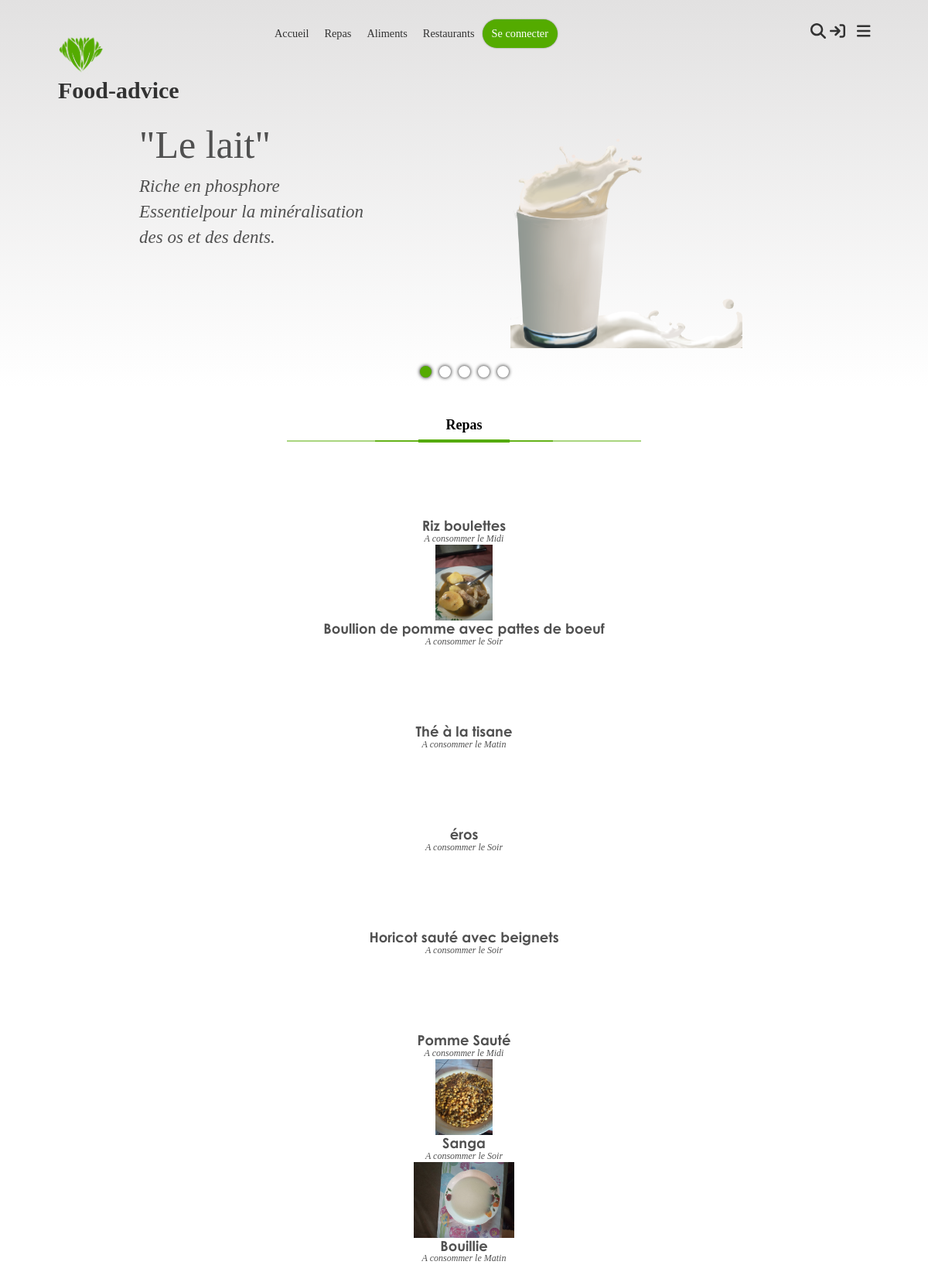
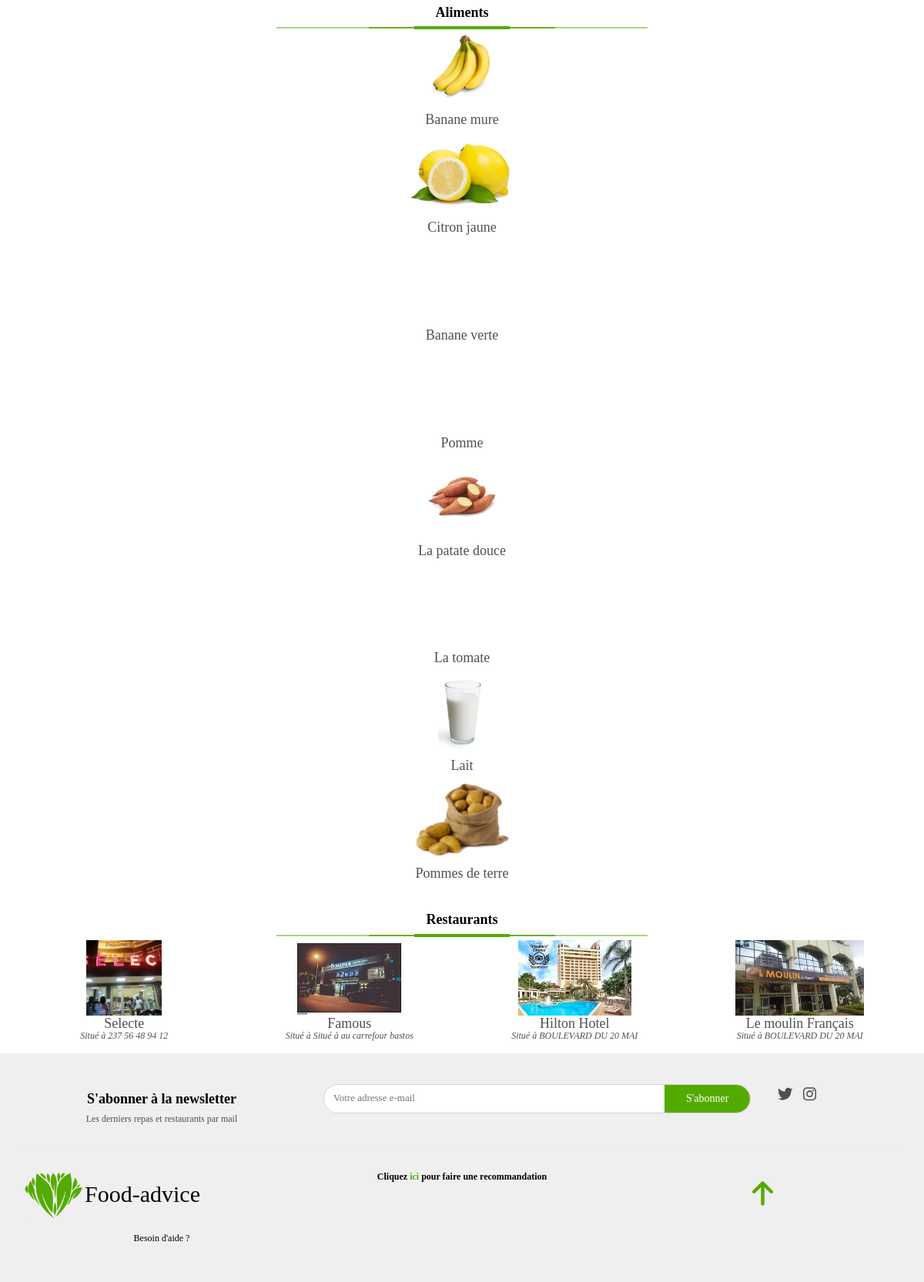
The page / on the database its author committed (2 pictures, top to bottom).
### app/models.py (models this page shows, shortened)
class Evaluable(Commentable):
    class Meta:
        abstract = True

class Repas(Evaluable):
    image = models.FileField(upload_to="static/images/repas/", validators=[FileExtensionValidator(allowed_extensions=IMAGE_EXTENSIONS)])
    momentJournee = models.IntegerField(choices=MOMENTS_JOURNEE, null=True, blank = True, verbose_name="Moment de la journée", help_text="Moment habituel de consommation de ce repas")
    origine = models.ForeignKey(OrigineRepas, models.CASCADE, null=True, blank=True)

class Commentable(models.Model):
    class Meta:
        abstract = True
    nom = models.CharField(max_length=50, unique=True)
    description = models.TextField(null=True, blank=True)
    image = models.FileField()
    approuve = models.BooleanField(default=False)
    contributeur = models.ForeignKey(Contributeur, models.CASCADE, null=True, blank=True)
    dateCreation = models.DateTimeField(auto_now=True)
    dateDerniereModification = models.DateTimeField(auto_now_add=True)

class Aliment(Commentable):
    uniteComptage = models.CharField(max_length=30, verbose_name="Unité de comptage", null=True, blank=True, help_text="Comment on compte l'aliment (ex:doigt pour une banane)")
    masseUnite = models.FloatField(verbose_name="Masse unité (g)", help_text="La masse en grammes d'un élément (ex: 120 pour la banage)")
    image = models.FileField(upload_to="static/images/aliments/", validators=[FileExtensionValidator(allowed_extensions=IMAGE_EXTENSIONS)])
    tauxProteines = models.FloatField(default=0, verbose_name="Taux de proteines", help_text="Taux de proteines dans 100g")
    tauxLipides = models.FloatField(default=0, verbose_name="Taux de lipides", help_text="Taux de lipides dans 100g")
    tauxGlucides = models.FloatField(default=0, verbose_name="Taux de glucides", help_text="Taux de glucides dans 100g")
    mineraux = models.CharField(max_length=255, null=True, blank=True, verbose_name="Mineraux", help_text="Motif : mineral1, minearl2, ...")
    vitamines = models.CharField(max_length=255, null=True, blank=True, verbose_name="Vitamines", help_text="Motif : vitamine1, vitamine2, ...")
    detailApports = models.TextField(null=True, blank=True, verbose_name="Détail des apports", help_text="Vertus de l'aliment")
    detailRisques = models.TextField(null=True, blank=True, verbose_name="Détail des risques", help_text="Problèmes liés à une consommation non suivie")
    type = models.ForeignKey(TypeAliment, models.CASCADE, verbose_name="Type")
    def calories(self):
        return round(((((self.tauxGlucides + self.tauxProteines) * 4) + (self.tauxLipides * 9)) * (self.masseUnite / 100)), 2)

class Restaurant(Evaluable):
    image = models.FileField(upload_to="static/images/restaurants/", validators=[FileExtensionValidator(allowed_extensions=IMAGE_EXTENSIONS)])
    adresse = models.CharField(max_length=100)
    repass = models.ManyToManyField(Repas, blank=True)

### app/views.py (the view)
# urls.py: path("", views.index, name="home"),
def index(request):
    maxElements = 8
    repass = Repas.objects.filter(approuve=True).order_by("dateDerniereModification")[0:maxElements]
    aliments = Aliment.objects.filter(approuve=True).order_by("dateDerniereModification")[0:maxElements]
    restaurants = Restaurant.objects.filter(approuve=True).order_by("dateDerniereModification")[0:maxElements]
    return render(request, template_name="home.html", context={
        "repass":repass,
        "aliments":aliments,
        "restaurants":restaurants
    })

### app/custom_tags_filters.py (called while the page is built)
@register.simple_tag
def css(filePath):
    return mark_safe('<link rel="stylesheet" type="text/css" href="'+settings.STATIC_URL+filePath+'"/>')

@register.simple_tag
def js(filePath):
    return mark_safe('<script type="text/javascript" src="'+settings.STATIC_URL+filePath+'"></script>')

### app/user_session.py (called while the page is built)
def isUserConnected(session):
    return session.__contains__("user_id")

def getUser(session) -> Contributeur:
    if isUserConnected(session):
        try:
            return Contributeur.objects.get(id=session["user_id"])
        except Contributeur.DoesNotExist:
            disconnectUser(session)
            return None
    else:
        return None

### context_processors.py (called while the page is built)
def globals(request):
    return {
        'appUser':getUser(request.session)
    }

### templates/home.html (shortened to what this page needs)
{% extends "base.html" %}
{% block styles %}
    {% css "css/home.css"%}
{% endblock %}
{% block header_background %}
<div id="slide">
    <div class="slide-element" style="background:linear-gradient(rgb(226, 225, 225),white)">
        <div class="slide-element-text">
            <h4>"Le lait"</h4>
            <p>
                Riche en phosphore <br>
                Essentielpour la minéralisation <br>des os et des dents.
            </p>
        </div>
        <img src="{% static 'images/fruits/lait.png' %}"/>
    </div>
    <div id="radios">
    </div>
 </div>
{% endblock %}
{%block body %}
<div class="container">
    <div class="elements-set" id="repas">
        <h4 class="title text-center">Repas</h4>
        {% include "components/_custom-line.html" %}
        <div class="row row-cols-3 row-cols-md-4 mt-3">
            {% include "load/foods.html" with repass=repass%}
        </div>
    </div>
    <div class="elements-set" id="aliments">
        <h4 class="title text-center">Aliments</h4>
        {% include "components/_custom-line.html" %}
        <div class="row row-cols-3 row-cols-md-5 mt-3">
            {% include "load/aliments.html" with aliments=aliments %}
        </div>
    </div>
    <div class="elements-set" id="restaurants">
        <h4 class="title text-center">Restaurants</h4>
        {% include "components/_custom-line.html" %}
        <div class="row row-cols-3 row-cols-md-4 mt-3">
            {% include "load/restaurants.html" %}
        </div>
    </div>
</div>
{% endblock %}

### templates/macros/_food-little-presentation.html (shortened to what this page needs)
<a href="{% url 'show-food' repas.id %}" class="food food-little-presentation text-center" data-aos="zoom-in">
    <div class="image-div">
        <img src="/{{repas.image}}" alt="">
    </div>
    <h4 class="food-title">{{ repas.nom }}</h4>
    {% if repas.momentJournee != None %}
        <h5 class="moment-journee"><i>A consommer le {{ repas.get_momentJournee_display }}</i></h5>
    {% endif %}
</a>

### templates/macros/_presentation-aliments.html (shortened to what this page needs)
<a href="{% url "show-aliment" aliment.id %}" class="aliment aliment-little-presentation text-center" data-aos="zoom-in">
    <div class="image-div">
        <img src="/{{ aliment.image }}" alt="" class="aliment-image">
    </div>
    <h4 class="aliment-title">{{ aliment.nom }}</h4>
</a>

### templates/macros/_Restaurant-presentation.html (shortened to what this page needs)
<a href="{% url "show-restaurant" restaurant.id %}" class="col-4 col-md-3 restaurant restaurant-little-presentation text-center" data-aos="zoom-in">
    <div class="image-div">
        <img src="/{{ restaurant.image }}" alt="">
    </div>
    <h4 class="restaurant-title">{{ restaurant.nom }}</h4>
    <h5 class="restaurant-address">Situé à {{ restaurant.adresse }}</h5>
</a>

### static/css/main.css (style rules this page uses)
:root { --primary:$primary-color; }
a { text-decoration: none; color: inherit; cursor: pointer; }
.food-little-presentation { margin: 5px 0; position: relative; }
.food-little-presentation .image-div { overflow: hidden; height: 100px; display: flex; justify-content: center; align-items: center; }
.food-little-presentation .image-div img { height: 98%; transition: all .3s ease; cursor: pointer; }
.food-little-presentation .food-title { font-size: 18px; font-family: "century gothic Bold"; margin: 0; }
.food-little-presentation .moment-journee { font-size: 12px; margin: 0; font-style: italic; }
.aliment-little-presentation { position: relative; text-align: center; }
.aliment-little-presentation .image-div { height: 100px; overflow: hidden; display: flex; justify-content: center; align-content: center; flex-wrap: wrap; }
.aliment-little-presentation .image-div img { height: 98%; transition: all .5s ease; }
.aliment-little-presentation .aliment-title { font-size: 18px; }
.restaurant-little-presentation { margin: 5px 0; position: relative; }
.restaurant-little-presentation .image-div { overflow: hidden; height: 100px; display: flex; justify-content: center; align-items: center; }
.restaurant-little-presentation .image-div img { height: 98%; transition: all .3s ease; cursor: pointer; }
.restaurant-little-presentation .restaurant-title { font-size: 18px; margin: 0; }
.restaurant-little-presentation .restaurant-address { font-size: 12px; margin: 0; font-style: italic; }
body { font-size: 13px; color: #505050; margin: 0; padding: 0; overflow-x: hidden; width: 100% !important; font-family: "century gothic"; }
.title { font-family: "mayeka"; font-weight: bold; color: black; }

### static/css/home.css (style rules this page uses)
#slide { height: 500px; overflow: hidden; position: relative; }
#slide .slide-element { width: 100%; overflow: hidden; position: absolute; top: 0; left: 0; height: 100%; }
#slide .slide-element .slide-element-text { position: absolute; left: 15%; z-index: 2; top: 30%; }
#slide .slide-element .slide-element-text h4 { font-size: 50px; font-family: "Kitahara Script"; }
#slide .slide-element .slide-element-text p { font-size: 23px; font-style: italic; }
#slide .slide-element img { position: absolute; right: 20%; height: 300px; bottom: 10%; z-index: 1; }
#slide #radios { position: absolute; bottom: 10px; width: 100%; display: flex; justify-content: center; align-items: center; height: 20px; }
.elements-set { margin-top: 30px; }

### rows shown on the page
Repas: nom "Riz boulettes", momentJournee "Midi"
Repas: image (picture), nom "Boullion de pomme avec pattes de boeuf", momentJournee "Soir"
Repas: nom "Thé à la tisane", momentJournee "Matin"
Repas: nom "éros", momentJournee "Soir"
Repas: nom "Horicot sauté avec beignets", momentJournee "Soir"
Repas: nom "Pomme Sauté", momentJournee "Midi"
Repas: image (picture), nom "Sanga", momentJournee "Soir"
Repas: image (picture), nom "Bouillie", momentJournee "Matin"
Aliment: image (picture), nom "Banane mure"
Aliment: image (picture), nom "Citron jaune"
Aliment: nom "Banane verte"
Aliment: nom "Pomme"
Aliment: image (picture), nom "La patate douce"
Aliment: nom "La tomate"
Aliment: image (picture), nom "Lait"
Aliment: image (picture), nom "Pommes de terre"
Restaurant: image (picture), nom "Selecte", adresse "237 56 48 94 12"
Restaurant: image (picture), nom "Famous", adresse "Situé à au carrefour bastos"
Restaurant: image (picture), nom "Hilton Hotel", adresse "BOULEVARD DU 20 MAI"
Restaurant: image (picture), nom "Le moulin Français", adresse "BOULEVARD DU 20 MAI"
